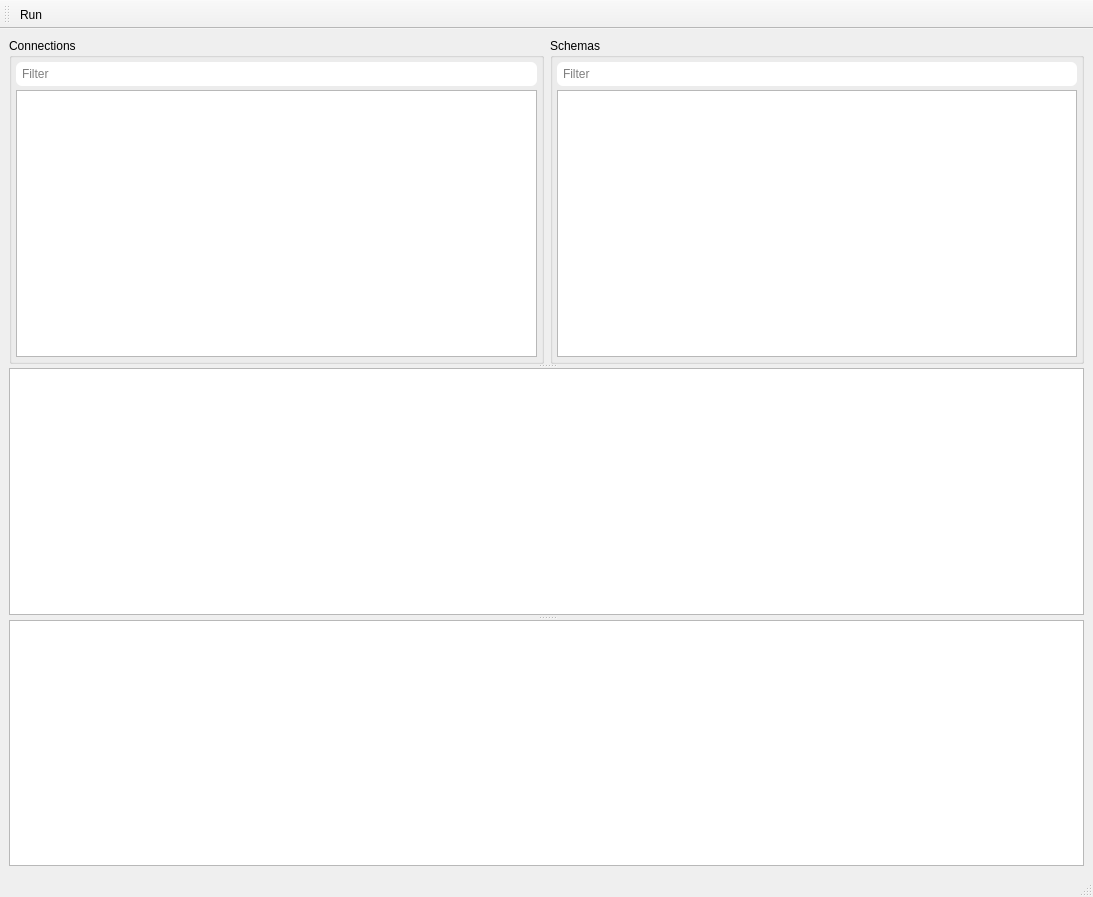
<?xml version="1.0" encoding="UTF-8"?>
<ui version="4.0">
 <class>Batch</class>
 <widget class="QMainWindow" name="Batch">
  <property name="geometry">
   <rect>
    <x>0</x>
    <y>0</y>
    <width>1093</width>
    <height>897</height>
   </rect>
  </property>
  <property name="windowTitle">
   <string>Batch run</string>
  </property>
  <widget class="QWidget" name="centralwidget">
   <layout class="QVBoxLayout" name="verticalLayout_3">
    <item>
     <widget class="QSplitter" name="splitter_2">
      <property name="orientation">
       <enum>Qt::Orientation::Vertical</enum>
      </property>
      <widget class="QWidget" name="">
       <layout class="QHBoxLayout" name="horizontalLayout">
        <item>
         <widget class="QGroupBox" name="groupBox">
          <property name="title">
           <string>Connections</string>
          </property>
          <layout class="QVBoxLayout" name="verticalLayout">
           <property name="spacing">
            <number>4</number>
           </property>
           <property name="leftMargin">
            <number>4</number>
           </property>
           <property name="topMargin">
            <number>4</number>
           </property>
           <property name="rightMargin">
            <number>4</number>
           </property>
           <property name="bottomMargin">
            <number>4</number>
           </property>
           <item>
            <widget class="QLineEdit" name="lineEditConns">
             <property name="styleSheet">
              <string notr="true">QLineEdit {padding: 4px; border-radius: 6px}</string>
             </property>
             <property name="maxLength">
              <number>80</number>
             </property>
             <property name="placeholderText">
              <string>Filter</string>
             </property>
            </widget>
           </item>
           <item>
            <widget class="QListView" name="listViewConns"/>
           </item>
          </layout>
         </widget>
        </item>
        <item>
         <widget class="QGroupBox" name="groupBox_2">
          <property name="title">
           <string>Schemas</string>
          </property>
          <layout class="QVBoxLayout" name="verticalLayout_2">
           <property name="spacing">
            <number>4</number>
           </property>
           <property name="leftMargin">
            <number>4</number>
           </property>
           <property name="topMargin">
            <number>4</number>
           </property>
           <property name="rightMargin">
            <number>4</number>
           </property>
           <property name="bottomMargin">
            <number>4</number>
           </property>
           <item>
            <widget class="QLineEdit" name="lineEditSchemas">
             <property name="styleSheet">
              <string notr="true">QLineEdit {padding: 4px; border-radius: 6px}</string>
             </property>
             <property name="maxLength">
              <number>80</number>
             </property>
             <property name="placeholderText">
              <string>Filter</string>
             </property>
            </widget>
           </item>
           <item>
            <widget class="QListView" name="listViewSchemas"/>
           </item>
          </layout>
         </widget>
        </item>
       </layout>
      </widget>
      <widget class="QSplitter" name="splitter">
       <property name="orientation">
        <enum>Qt::Orientation::Vertical</enum>
       </property>
       <property name="handleWidth">
        <number>5</number>
       </property>
       <widget class="QTextEdit" name="textQuery">
        <property name="font">
         <font>
          <family>Courier New</family>
          <pointsize>12</pointsize>
         </font>
        </property>
        <property name="styleSheet">
         <string notr="true"/>
        </property>
       </widget>
       <widget class="QTableView" name="tableData">
        <property name="font">
         <font>
          <pointsize>10</pointsize>
         </font>
        </property>
        <property name="alternatingRowColors">
         <bool>true</bool>
        </property>
        <property name="selectionMode">
         <enum>QAbstractItemView::SelectionMode::ExtendedSelection</enum>
        </property>
        <property name="gridStyle">
         <enum>Qt::PenStyle::DotLine</enum>
        </property>
        <property name="sortingEnabled">
         <bool>false</bool>
        </property>
       </widget>
      </widget>
     </widget>
    </item>
   </layout>
  </widget>
  <widget class="QMenuBar" name="menubar">
   <property name="geometry">
    <rect>
     <x>0</x>
     <y>0</y>
     <width>1093</width>
     <height>21</height>
    </rect>
   </property>
  </widget>
  <widget class="QStatusBar" name="statusbar"/>
  <widget class="QToolBar" name="toolBar">
   <property name="windowTitle">
    <string>toolBar</string>
   </property>
   <attribute name="toolBarArea">
    <enum>TopToolBarArea</enum>
   </attribute>
   <attribute name="toolBarBreak">
    <bool>false</bool>
   </attribute>
   <addaction name="actionRun"/>
  </widget>
  <action name="actionRun">
   <property name="icon">
    <iconset resource="../icons.qrc">
     <normaloff>:/icons/resources/flash circle.svg</normaloff>:/icons/resources/flash circle.svg</iconset>
   </property>
   <property name="text">
    <string>Run</string>
   </property>
   <property name="menuRole">
    <enum>QAction::MenuRole::NoRole</enum>
   </property>
  </action>
 </widget>
 <resources>
  <include location="../icons.qrc"/>
 </resources>
 <connections/>
</ui>
